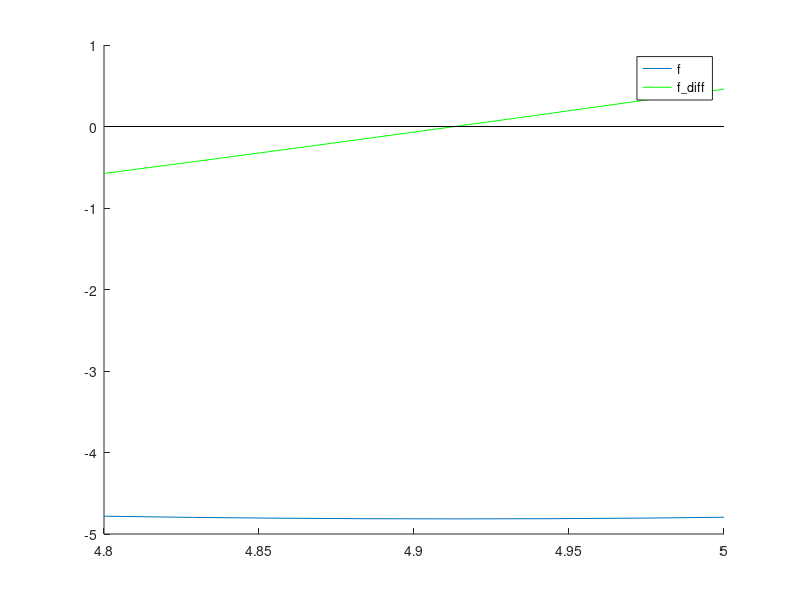

The MATLAB script that drew this image:
clear, clc

f = @(x) x.*sin(x)
f_diff = @(x) sin(x) + x.*cos(x)

I = [4.8,5]
figure(1), clf(1), hold on
fplot(f, I)
fplot(f_diff, I, 'g')
plot([4.8,5],[0,0], 'k-')
hold off
legend('f', 'f\_diff')






